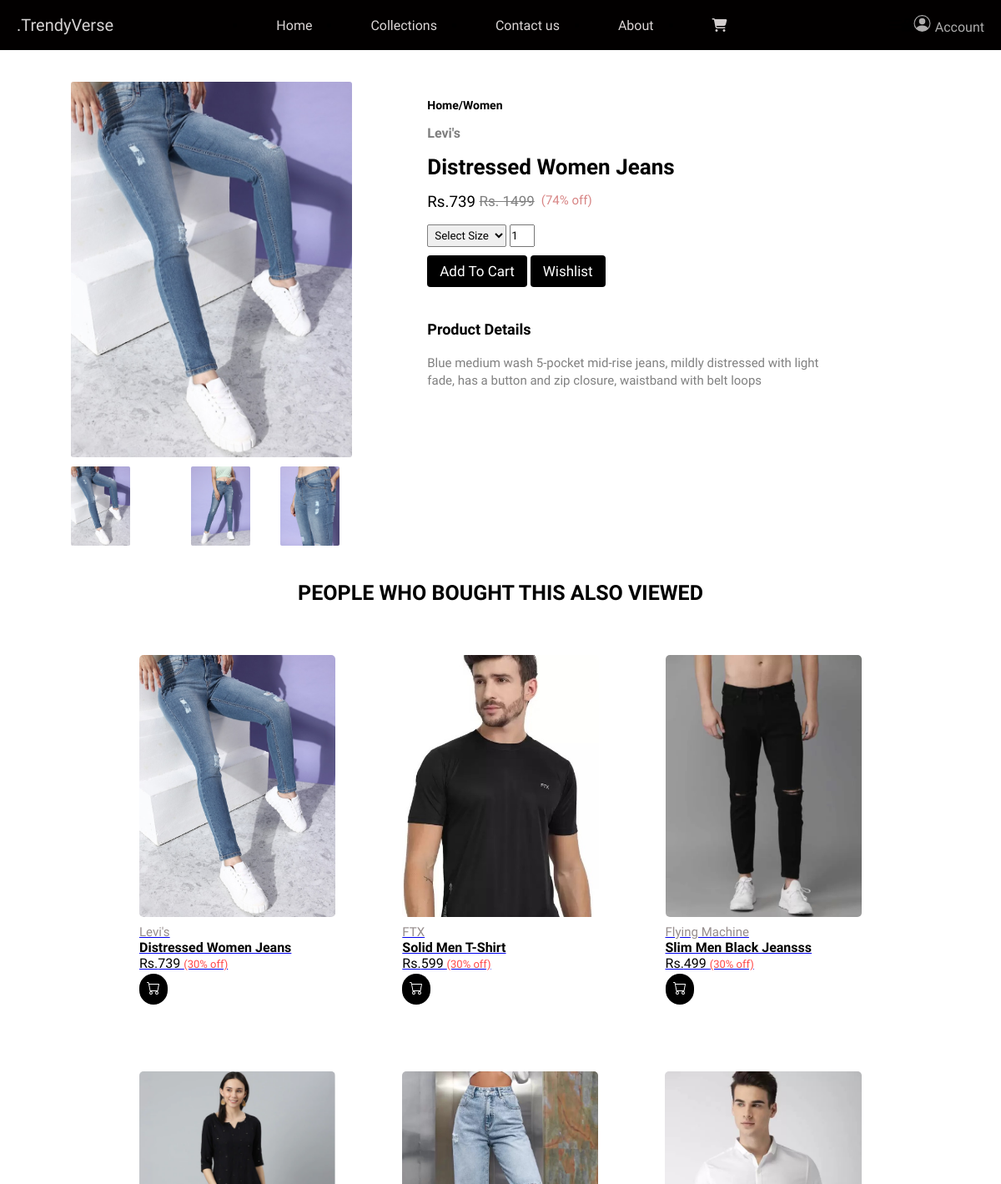
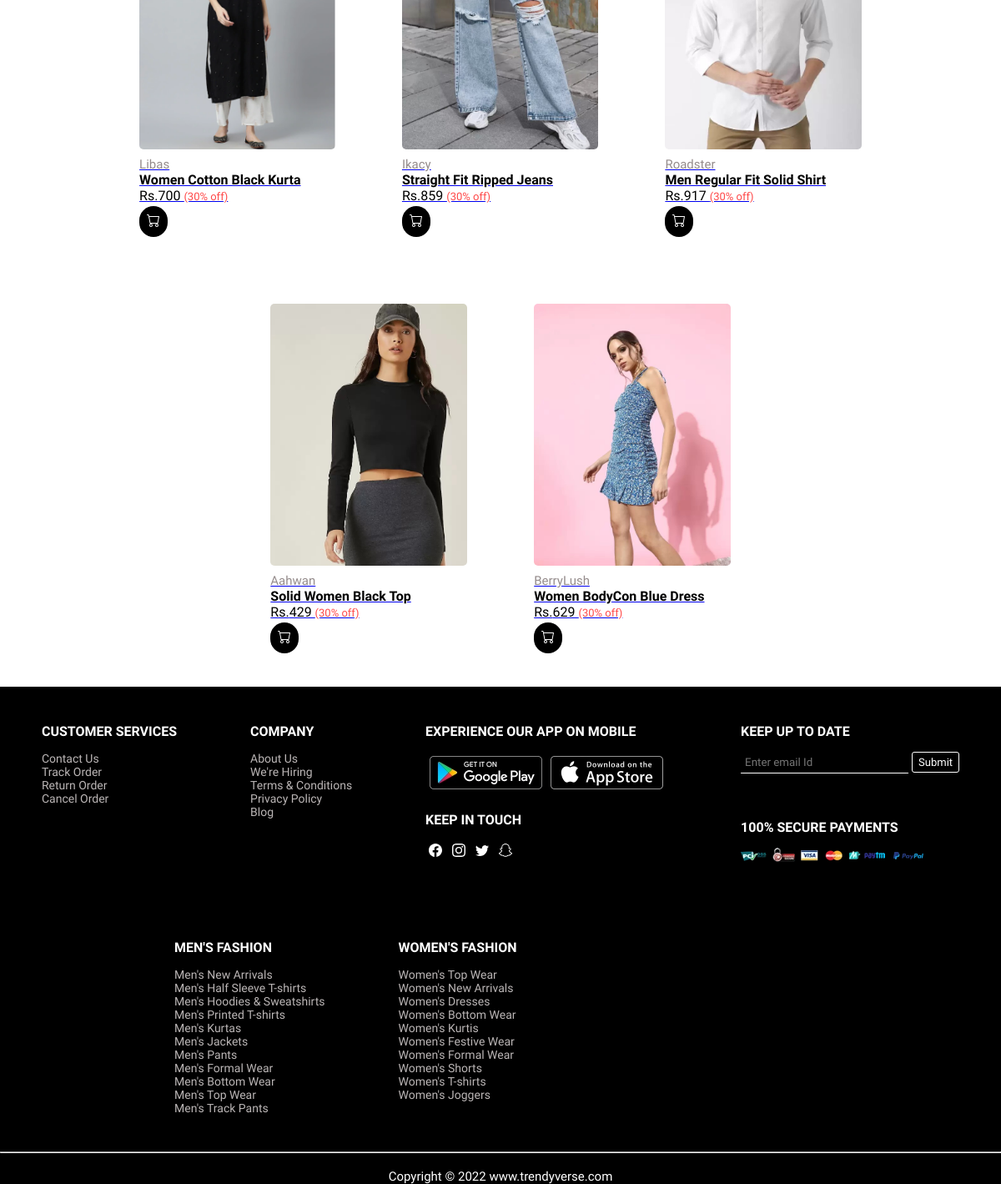
Page /sproduct.php?item_id=3 on the committed database (2 pictures, top to bottom).
### tables this page shows
CREATE TABLE `product` (
  `item_id` int(11) NOT NULL,
  `item_brand` varchar(200) NOT NULL,
  `item_name` varchar(255) NOT NULL,
  `item_price` int(10) NOT NULL,
  `item_image` varchar(255) NOT NULL,
  `item_img_small2` varchar(255) NOT NULL,
  `item_img_small3` varchar(255) NOT NULL,
  `item_img_small4` varchar(255) NOT NULL,
  `item_register` datetime DEFAULT NULL,
  `item_category` varchar(255) NOT NULL,
  `item_description` longtext NOT NULL
);

### Database/DBcontroller.php (called while the page is built, shortened)
<?php
class DBcontroller{
    protected $host = 'localhost';
    protected $user = 'root';
    protected $password = '';
    protected $database = "trendyverse";
    public function __construct()
    {
        $this->con = mysqli_connect($this->host, $this->user,$this->password, $this->database );
    }
}
?>

### functions.php (called while the page is built, shortened)
<?php
        require('Database/DBcontroller.php');
        require('Database/Product.php');
        $db = new DBcontroller();
        $product = new Product($db);
?>

### Database/Product.php (called while the page is built, shortened)
<?php
class Product{
    public $db = null;
    public function __construct(DBcontroller $db)
    {
        $this->db = $db;
    }
    public function getData($table = 'product'){
       $result = $this->db->con->query("SELECT * FROM {$table}");
       $resultArray = array();
       while ($item = mysqli_fetch_array($result, MYSQLI_ASSOC)){
           $resultArray[] = $item;
       }
       return $resultArray;
    } public function getData2($table2 = 'menswear'){
       $result1 = $this->db->con->query("SELECT * FROM {$table2}");
       $resultArray1 = array();
       while ($item = mysqli_fetch_array($result1, MYSQLI_ASSOC)){
           $resultArray1[] = $item1;
       }
       return $resultArray1;
    }
}
?>

### sproduct.php (called while the page is built)
<?php
include('header.php');
?>
<?php
include('Templates/_sproduct.php');
?>
<?php
include('footer.php');
?>

### Templates/_sproduct.php (the view, shortened to what this page needs)
<?php
$item_id = $_GET['item_id']??1;
foreach ($product->getData() as $item) :
    if($item['item_id'] == $item_id):
?>
<section class="product-details">
        <div class="details-container">
            <div class="details-img">
                <img src="<?php echo $item['item_image']??"product image";?>" alt="" id="main-img">
                <div class="small-img-group">
                    <div class="img-col">
                        <img src="<?php echo $item['item_image']??"./images/f1.jpg"; ?>" alt="" class="small-img">
                    </div>
                    <div class="img-col">
                        <img src="<?php echo $item['item_img_small3']??"./images/product-details/gallery2.jpg"; ?>" alt="" class="small-img">
                    </div>
                    <div class="img-col">
                        <img src="<?php echo $item['item_img_small4']??"./images/product-details/gallery3.jpg"; ?>" alt="" class="small-img">
                    </div>
                </div>
            </div>
            <div class="details">
                <h5>Home/<?php echo $item['item_category']??"category";?></h5>
                <h2><?php echo $item['item_brand']??"brand";?></h2>
                <h1> <?php echo $item['item_name']??"name";?></h1>
                <h3>Rs.<?php echo $item['item_price']??"price";?> <span id="original-price">Rs. 1499</span><span id="discounted-price">(74% off)</span></h3>
                <select>
                    <option>Select Size</option>
                </select>
                <input type="number" value="1"> <br>
                <button class="btn">Add To Cart</button>
                <button class="btn">Wishlist</button>
                <h4>Product Details</h4>
                <p><?php echo $item['item_description']??"description";?></p>
            </div>
        </div>
    </section>
<?php
endif;
endforeach;
?>
<?php
$products_list = $product->getData();
shuffle($products_list);
?>
    <section class="explore-more">
        <h3 id="heading"> PEOPLE WHO BOUGHT THIS ALSO VIEWED</h3>
        <div class="featureproduct">
            <?php foreach ($products_list as $item){ ?>
                <a id="product-link" href="<?php printf('%s?item_id=%s', 'sproduct.php', $item['item_id']) ?>">
                    <div class="product" >
                        <div class="productimg">
                            <img src="<?php echo $item['item_image'] ?? "images/f1.jpg"; ?>" alt="">
                        </div>
                        <div class="product-text">
                            <h2><?php echo $item['item_brand']?? "Unknown"; ?></h2>
                            <h1>
                                <?php echo $item['item_name'] ?? "Unknown"; ?>
                            </h1>
                            <h3>Rs.<?php echo $item['item_price']?? "Unknown"; ?> <span>(30% off)</span></h3>
                            <button class="btn-cart"></button>
                        </div>
                    </div>  </a>
            <?php }  ?>
        </div>
    </section>

### style.css (style rules this page uses)
* { margin: 0%; padding: 0%; font-family: 'Baloo 2', cursive; }
.featureproduct { display: flex; margin-top: 20px; flex-wrap: wrap; justify-content: center; align-items: center; }
.product { padding: 20px; margin: 20px; transition: 0.5s ease; cursor: pointer; border-radius: 4px; }
.product img { height: 314px; border-radius: 5px; }
.product-text h1 { text-decoration: none; font-weight: 600; font-size: 16px; font-family: 'Baloo 2', cursive; color: black; }
.product-text h3 { text-decoration: none; font-weight: 400; font-size: 16px; font-family: 'Baloo 2', cursive; color: black; }
.product-text h2 { text-decoration: none; font-weight: lighter; font-size: 15px; color: #958c8c; margin-top: 5px; }
.product-text h3 span { font-size: 13px; font-family: 'Baloo 2', cursive; color: rgba(255, 0, 0, 0.718) }
.btn-cart { background:#000000; border: none; border-radius: 30px; padding: 9px; color: white; font-weight: bold; margin-top: 3px; cursor: pointer; }
.btn { font-size: 17px; padding: 9px 15px; margin-bottom: 40px; background-color:#000000; color: white; border: none; border-radius: 4px; cursor: pointer; margin-top: 10px; }
.product-details { display: flex; margin: 98px 40px 40px 40px; justify-content: space-between; }
.product-details .details-container { display: flex; justify-content: space-between; align-items: center; }
.details-img { width: 40%; margin-left: 45px; }
#main-img { height: 450px; border-radius: 3px; cursor: pointer; }
.small-img-group { display: flex; justify-content: space-between; }
.img-col { height: 90px; margin: 7px 15px; margin-left: 0; cursor: pointer; }
.img-col img { border-radius: 2px; height: 95px; transition: 0.3s; }
.details { margin-left: 45px; height: 100%; padding: 45px; }
.details h5 { font-size: 14px; margin: 20px 0 16px 0; }
.details h2 { color: #7e7e7e; font-size: 16px; margin-bottom: 16px; }
.details h1 { font-size: 26px; margin-bottom: 16px; }
.details h3 { margin-bottom: 16px; font-weight: 500; }
#original-price { text-decoration: line-through; font-size: 17px; color: gray; font-weight: 500; vertical-align: text-top; }
#discounted-price { font-size: 15px; color: #d78484; margin-left: 8px; vertical-align: text-top; }
.details select { padding: 4px; border: 1px solid grey; border-radius: 2px; cursor: pointer; }
.details input { height: 23px; width: 26px; cursor: pointer; }
.details h4 { font-size: 18px; margin-bottom: 20px; }
.details p { width: 80%; font-size: 15px; color: gray; line-height: 21px; }
#heading { font-size: 25px; text-align: center; }

### rows in the picture
product: item_image (picture), item_img_small3 (picture), item_img_small4 (picture), item_category "Women", item_brand "Levi's", item_name "Distressed Women Jeans", item_price "739", item_description "Blue medium wash 5-pocket mid-rise jeans, mildly distressed with light fade, has a button and zip closure, waistband with belt loops"
product: item_image (picture), item_brand "FTX", item_name "Solid Men T-Shirt", item_price "599"
product: item_image (picture), item_brand "Flying Machine", item_name "Slim Men Black Jeansss", item_price "499"
product: item_image (picture), item_brand "Libas", item_name "Women Cotton Black Kurta", item_price "700"
product: item_image (picture), item_brand "Ikacy", item_name "Straight Fit Ripped Jeans", item_price "859"
product: item_image (picture), item_brand "Roadster", item_name "Men Regular Fit Solid Shirt", item_price "917"
product: item_image (picture), item_brand "Aahwan", item_name "Solid Women Black Top", item_price "429"
product: item_image (picture), item_brand "BerryLush", item_name "Women BodyCon Blue Dress", item_price "629"
